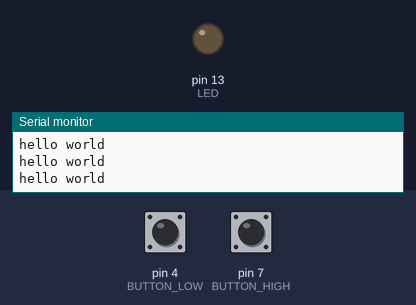
The sketch below on a simulated Arduino Uno, built with avr-gcc and run on an emulated ATmega328P. Shown: output pins drawn as LEDs (lit = HIGH), the last lines printed to the serial monitor. The inputs (shaded band) are chosen by the test bench; at power-on: pin 4 (BUTTON_LOW) LOW, pin 7 (BUTTON_HIGH) LOW. Random numbers use the default seed unless the sketch sets one.

Above: at 1.2 s.
1.3 s: pin 4 (BUTTON_LOW) pulled HIGH for 0.15 s
At 2.1 s:
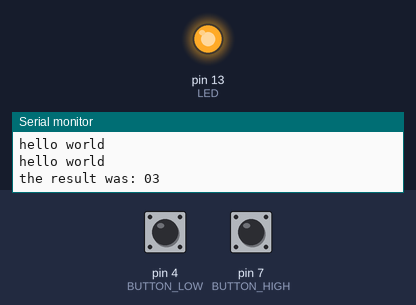
4.4 s: pin 4 (BUTTON_LOW) pulled HIGH for 1 s
At 7.3 s:
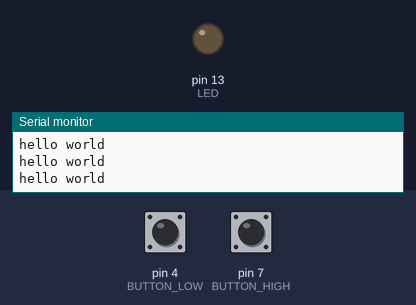
7.9 s: pin 4 (BUTTON_LOW) pulled HIGH for 3.2 s
At 8.5 s:
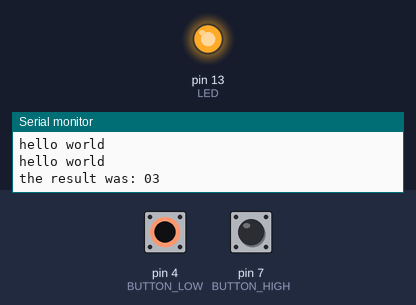
Timing chart, 0 to 11.4 s (numbered marks = the images above; inputs shaded):
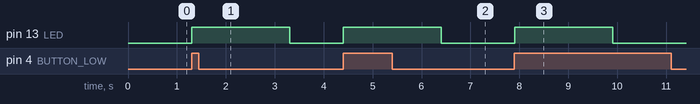

Measured:
- after the input at 1.3 s, pin 13 (LED): LOW → HIGH at once, → LOW 2.0 s later
- after the input at 4.4 s, pin 13 (LED): LOW → HIGH at once, → LOW 2.0 s later
- after the input at 7.9 s, pin 13 (LED): LOW → HIGH at once, → LOW 2.0 s later

The sketch:

button2.pde
```cpp
/*
This is a little game

how to play:

press button HIGH or LOW

then system will generate a random number between 1 and 6

1-3 : is low
4-6 : is high

if you hit the guess you win.

schema
connect led to digital pin 13
connect button HIGH to pin 7
connect button LOW to pin 4
 */

const int BAUD_RATE= 9600;
const int LED= 13;
const int BUTTON_HIGH= 7;
const int BUTTON_LOW= 4;

void setup() {
  // initialize stuff.
  Serial.begin(BAUD_RATE);
  randomSeed(analogRead(0));
  pinMode(LED, OUTPUT);
  pinMode(BUTTON_LOW, INPUT);
  pinMode(BUTTON_HIGH, INPUT);
  //pinMode(12, OUTPUT);
}

int check_button_high(){
  int BUTTON_STATE= digitalRead(BUTTON_HIGH);
  static int old_button_state = LOW;
  int retr = LOW;
  if (BUTTON_STATE == HIGH && old_button_state==LOW){
    retr =  HIGH;
  }
  old_button_state = BUTTON_STATE;
  return retr;
}

int check_button_low(){
  int BUTTON_STATE= digitalRead(BUTTON_LOW);
  static int old_button_state = LOW;
  int retr = LOW;
  if (BUTTON_STATE == HIGH && old_button_state==LOW){
    retr =  HIGH;
  }
  old_button_state = BUTTON_STATE;
  return retr;
}

void loop() {
  Serial.println("hello world");
  int high_button = check_button_high();
  int low_button = check_button_low();
  int choose = -1;
  long hit = -1;
  if(high_button==HIGH)
    choose = HIGH;

  if(low_button==HIGH)
    choose = LOW;

  if( choose != -1){
    hit = random(1,7);
    Serial.print("the result was: ");
    Serial.print(choose);
    Serial.println(hit);
    if((hit > 3 && choose == HIGH)||
       (hit < 4 && choose == LOW )){
         digitalWrite(LED, HIGH);
         delay(2000);
         digitalWrite(LED,LOW);
       }
   }
   delay(100);              // wait for stabilization
}
```
